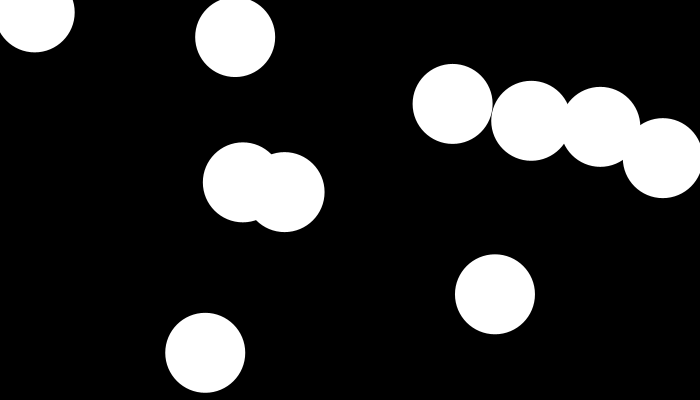
Frame 1 (no input)
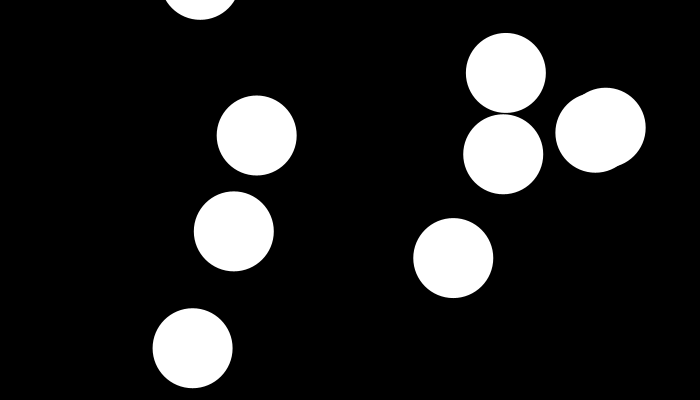
Frame 60 (the mouse pressed at the canvas centre just before this capture)
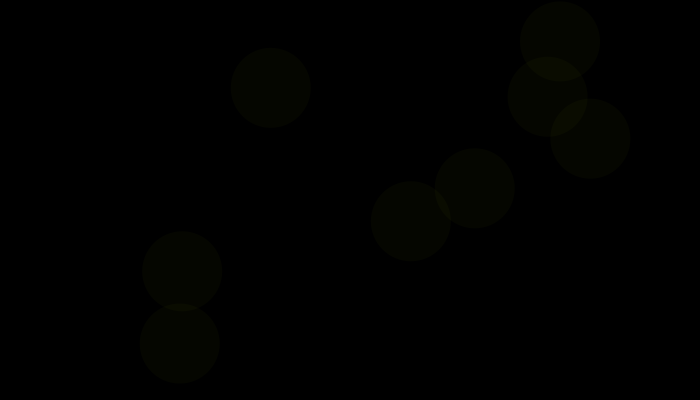
Frame 120 (the mouse held since frame 60 and released just before this capture)

The Processing sketch that drew these frames (run headless with seeded random() and noise(); from frame 60 on, the mouse is pressed at the canvas centre):

// Processing sketch: processing_36825
// ── processing_36825.pde

int count = 10;  
int ballSize = 80;  
float[][] ball = new float[count][5];  
int sel = 0;  

void setup(){  



frameRate(10);  

size(700,400);  
for(int j=0;j< count;j++){  

    ball[j][0]=random(width);    

    ball[j][1]=random(height);   

    ball[j][2]=(ballSize);           

    ball[j][3]=random(-1,1);   

    ball[j][4]=random(-1,1);       

  }  

}  

   

void draw(){  

  background(0);  

  for (int j=0;j< count;j++){  

  noStroke();  

  float radi=ball[j][2];  


     

  ellipse(ball[j][0],ball[j][1],radi,radi);  

     

  ball[j][0]+=ball[j][3];  

  ball[j][1]+=ball[j][4];  

  }  
  
}
     void mousePressed() {
 


 
  fill (random(0,200), random(0,200),random(0,200),random(0,200));
 
  }

//Imogen Temm 
